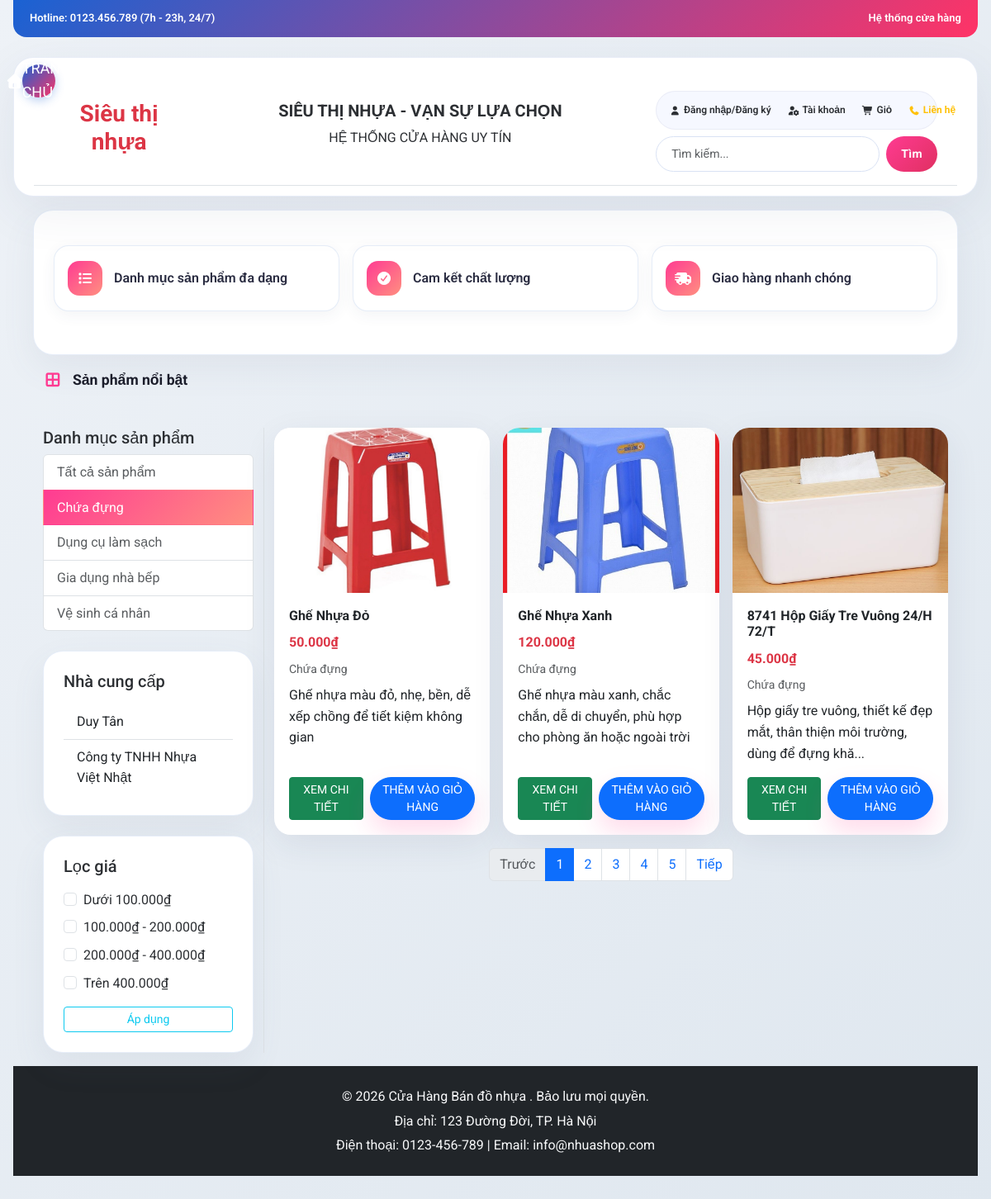
The app's page /index.php?page_layout=home&category=3 with its own data.
### tables this page shows
CREATE TABLE categories (
    id INT AUTO_INCREMENT PRIMARY KEY,
    name VARCHAR(100) NOT NULL,
    description TEXT,
    created_at TIMESTAMP DEFAULT CURRENT_TIMESTAMP
);

CREATE TABLE products (
    id INT AUTO_INCREMENT PRIMARY KEY,
    name VARCHAR(150) NOT NULL,
    price DECIMAL(10, 2) NOT NULL,
    quantity INT DEFAULT 0,
    category_id INT NOT NULL,
    description TEXT,
    image VARCHAR(255),
    created_at TIMESTAMP DEFAULT CURRENT_TIMESTAMP,
    FOREIGN KEY (category_id) REFERENCES categories(id)
);

### home.php (the view, shortened to what this page needs)
<?php
$categoryFilter = isset($_GET['category']) ? (int)$_GET['category'] : 0;
$whereClauses = [];
if ($categoryFilter > 0) {
    $whereClauses[] = "p.category_id = $categoryFilter";
}
$where = '';
if (!empty($whereClauses)) {
    $where = 'WHERE ' . implode(' AND ', $whereClauses);
}
$products = [];
$sql = "SELECT p.id, p.name, p.price, p.quantity, p.image, p.description, c.name AS category_name
        FROM products p
        LEFT JOIN categories c ON p.category_id = c.id
        $where
        ORDER BY p.id DESC";
$result = mysqli_query($conn, $sql);
if ($result) {
    while ($row = mysqli_fetch_assoc($result)) {
        $products[] = $row;
    }
}
$categories = [];
$categorySql = "SELECT id, name FROM categories ORDER BY name";
$categoryResult = mysqli_query($conn, $categorySql);
if ($categoryResult) {
    while ($row = mysqli_fetch_assoc($categoryResult)) {
        $categories[] = $row;
    }
}
?>
<div class="container-fluid mt-3">
    <div class="row mb-4">
        <div class="col-12">
            <div class="section-title"><i class="fas fa-th-large"></i> Sản phẩm nổi bật</div>
        </div>
    </div>
    <div class="row">
        <aside class="col-md-4 col-lg-3 border-end">
            <h5>Danh mục sản phẩm</h5>
            <?php if (!empty($categories)): ?>
                <div class="list-group mb-4">
                    <a href="index.php?page_layout=home" class="list-group-item list-group-item-action<?php echo $categoryFilter === 0 ? ' active' : ''; ?>">Tất cả sản phẩm</a>
                    <?php foreach ($categories as $cat): ?>
                        <a href="index.php?page_layout=home&category=<?php echo $cat['id']; ?>" class="list-group-item list-group-item-action<?php echo $categoryFilter === (int)$cat['id'] ? ' active' : ''; ?>">
                            <?php echo htmlspecialchars($cat['name']); ?>
                        </a>
                    <?php endforeach; ?>
                </div>
            <?php else: ?>
                <p class="text-muted">Không có danh mục.</p>
            <?php endif; ?>
            <div class="section-card mb-4">
                <h5 class="mb-3">Nhà cung cấp</h5>
                <ul class="list-group list-group-flush">
                    <li class="list-group-item">Duy Tân</li>
                    <li class="list-group-item">Công ty TNHH Nhựa Việt Nhật</li>
                </ul>
            </div>
            <div class="section-card">
                <h5 class="mb-3">Lọc giá</h5>
                <div class="form-check mb-2">
                    <input class="form-check-input" type="checkbox" id="price1">
                    <label class="form-check-label" for="price1">Dưới 100.000₫</label>
                </div>
                <div class="form-check mb-2">
                    <input class="form-check-input" type="checkbox" id="price2">
                    <label class="form-check-label" for="price2">100.000₫ - 200.000₫</label>
                </div>
                <div class="form-check mb-2">
                    <input class="form-check-input" type="checkbox" id="price3">
                    <label class="form-check-label" for="price3">200.000₫ - 400.000₫</label>
                </div>
                <div class="form-check mb-3">
                    <input class="form-check-input" type="checkbox" id="price4">
                    <label class="form-check-label" for="price4">Trên 400.000₫</label>
                </div>
                <button class="btn btn-outline-info btn-sm w-100">Áp dụng</button>
            </div>
        </aside>
        <main class="col-md-8 col-lg-9">
            <div class="row g-3">
                <?php if (!empty($products)): ?>
                    <?php foreach ($products as $product): ?>
                        <div class="col-sm-6 col-lg-4 d-flex">
                            <div class="card mb-3 flex-fill">
                                <?php $imagePath = !empty($product['image']) ? 'admin/imgs/' . htmlspecialchars($product['image']) : 'https://via.placeholder.com/300x200'; ?>
                                <img src="<?php echo $imagePath; ?>" class="card-img-top" alt="<?php echo htmlspecialchars($product['name']); ?>">
                                <div class="card-body d-flex flex-column">
                                    <h6 class="card-title"><?php echo htmlspecialchars($product['name']); ?></h6>
                                    <p class="text-danger fw-bold mb-2"><?php echo number_format($product['price'], 0, ',', '.'); ?>₫</p>
                                    <p class="text-muted small mb-2"><?php echo htmlspecialchars($product['category_name'] ?? 'Không xác định'); ?></p>
                                    <p class="mb-3"><?php echo htmlspecialchars(mb_strimwidth($product['description'] ?? '', 0, 80, '...')); ?></p>
                                    <div class="mt-auto d-flex gap-2">
                                        <a href="index.php?page_layout=product-detail&id=<?php echo $product['id']; ?>" class="btn btn-success btn-sm">XEM CHI TIẾT</a>
                                        <form method="POST" class="flex-fill">
                                            <button type="submit" name="add_to_cart" class="btn btn-primary btn-sm w-100">THÊM VÀO GIỎ HÀNG</button>
                                        </form>
                                    </div>
                                </div>
                            </div>
                        </div>
                    <?php endforeach; ?>
                <?php else: ?>
                    <div class="col-12">
                        <div class="alert alert-warning">Không tìm thấy sản phẩm nào.</div>
                    </div>
                <?php endif; ?>
            </div>
            <nav aria-label="Page navigation" class="px-4">
                <ul class="pagination justify-content-center">
                    <li class="page-item disabled"><a class="page-link" href="#" tabindex="-1">Trước</a></li>
                    <li class="page-item active"><a class="page-link" href="#">1</a></li>
                    <li class="page-item"><a class="page-link" href="#">2</a></li>
                    <li class="page-item"><a class="page-link" href="#">3</a></li>
                    <li class="page-item"><a class="page-link" href="#">4</a></li>
                    <li class="page-item"><a class="page-link" href="#">5</a></li>
                    <li class="page-item"><a class="page-link" href="#">Tiếp</a></li>
                </ul>
            </nav>
        </main>
    </div>
</div>

### style.css (style rules this page uses)
html { box-sizing: border-box; scroll-behavior: smooth; }
*, *::before, *::after { box-sizing: inherit; }
body { margin: 0; min-height: 100vh; font-family: 'Roboto', sans-serif; background: linear-gradient(135deg, #eef2f7 0%, #dfe7ef 100%); color: #2c2f33; line-height: 1.6; }
img { max-width: 100%; display: block; }
a { color: inherit; text-decoration: none; }
button, input, select, textarea { font: inherit; }
.section-card { background: #ffffff; border-radius: 24px; padding: 24px; border: 1px solid rgba(229, 236, 248, 0.95); box-shadow: 0 16px 40px rgba(90, 102, 133, 0.08); }
.section-title { display: inline-flex; align-items: center; gap: 12px; margin-bottom: 20px; font-size: 1.1rem; font-weight: 700; color: #1b1d2b; }
.section-title i { font-size: 1.2rem; color: #ff3b92; }
.list-group-item.active { background: linear-gradient(135deg, #ff3b92 0%, #ff8f80 100%); border-color: transparent; color: #fff; }
.card { border: none; border-radius: 20px; overflow: hidden; box-shadow: 0 12px 40px rgba(35, 51, 88, 0.08); }
.card-img-top { object-fit: cover; height: 200px; }
.card-body { padding: 18px; }
.card-title { font-size: 1rem; font-weight: 700; margin-bottom: 10px; }
.btn-primary { border-radius: 999px; box-shadow: 0 15px 30px rgba(255, 59, 146, 0.18); transition: transform 0.25s ease, box-shadow 0.25s ease; }

### records on screen
categories: name "Chứa đựng"
categories: name "Dụng cụ làm sạch"
categories: name "Gia dụng nhà bếp"
categories: name "Vệ sinh cá nhân"
products: image (picture), name "Ghế Nhựa Đỏ", price "50.000", category.name "Chứa đựng", description "Ghế nhựa màu đỏ, nhẹ, bền, dễ xếp chồng để tiết kiệm không gian"
products: image (picture), name "Ghế Nhựa Xanh", price "120.000", category.name "Chứa đựng", description "Ghế nhựa màu xanh, chắc chắn, dễ di chuyển, phù hợp cho phòng ăn hoặc ngoài trời"
products: image (picture), name "8741 Hộp Giấy Tre Vuông 24/H 72/T", price "45.000", category.name "Chứa đựng", description "Hộp giấy tre vuông, thiết kế đẹp mắt, thân thiện môi trường, dùng để đựng khă..."
